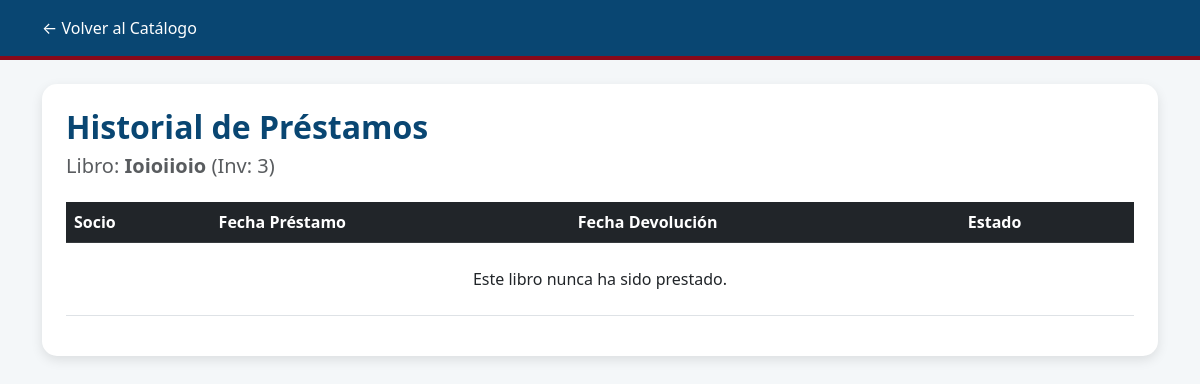
/historial_libro/3 (signed in), run on an earlier commit of the app's database.
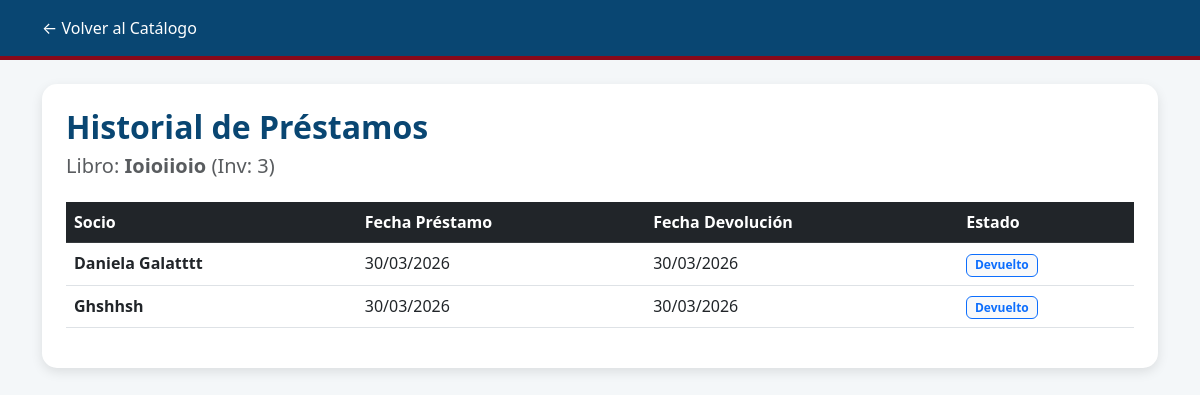
And on a later commit of the database.
### tables this page shows
CREATE TABLE Prestamos (
            id_prestamo INTEGER PRIMARY KEY AUTOINCREMENT,
            id_socio INTEGER,
            nro_inventario INTEGER,
            fecha_prestamo DATE,
            fecha_devolucion DATE,
            FOREIGN KEY (id_socio) REFERENCES Socios (id_socio),
            FOREIGN KEY (nro_inventario) REFERENCES Ejemplares (nro_inventario)
        );

CREATE TABLE Socios (
            id_socio INTEGER PRIMARY KEY AUTOINCREMENT,
            nombre_completo TEXT NOT NULL,
            telefono TEXT NOT NULL
        );

### app.py (the view)
@app.route('/historial_libro/<int:nro_inv>')
def historial_libro(nro_inv):
    conexion = sqlite3.connect("biblioteca.db")
    cursor = conexion.cursor()
    cursor.execute('''
        SELECT o.titulo FROM Obras o
        JOIN Ejemplares e ON o.mfn = e.mfn_vinculado
        WHERE e.nro_inventario = ?
    ''', (nro_inv,))
    titulo = cursor.fetchone()[0]
    cursor.execute('''
        SELECT s.nombre_completo, p.fecha_prestamo, p.fecha_devolucion
        FROM Prestamos p
        JOIN Socios s ON p.id_socio = s.id_socio
        WHERE p.nro_inventario = ?
        ORDER BY p.fecha_prestamo DESC
    ''', (nro_inv,))
    historial = cursor.fetchall()
    conexion.close()
    return render_template('historial_libro.html', titulo=titulo, historial=historial, nro_inv=nro_inv)

### templates/historial_libro.html (shortened to what this page needs)
<!DOCTYPE html>
<html lang="es">
<head>
    <link href="https://cdn.jsdelivr.net/npm/bootstrap@5.3.0/dist/css/bootstrap.min.css" rel="stylesheet">
    <link rel="stylesheet" href="https://cdn.jsdelivr.net/npm/bootstrap-icons@1.11.3/font/bootstrap-icons.min.css">
</head>
<body>
    <div class="navbar-custom mb-4">
        <div class="container">
            <a href="/" style="color: white; text-decoration: none;">← Volver al Catálogo</a>
        </div>
    </div>
    <div class="container">
        <div class="card card-custom">
            <div class="card-body p-4">
                <h2 style="color: #094672; font-weight: bold;">Historial de Préstamos</h2>
                <h5 class="text-muted mb-4">Libro: <strong>{{ titulo }}</strong> (Inv: {{ nro_inv }})</h5>
                <table class="table table-hover">
                    <thead class="table-dark" style="background-color: #094672 !important;">
                        <tr>
                            <th>Socio</th>
                            <th>Fecha Préstamo</th>
                            <th>Fecha Devolución</th>
                            <th>Estado</th>
                        </tr>
                    </thead>
                    <tbody>
                        {% for reg in historial %}
                        <tr>
                            <td class="fw-bold">{{ reg[0] }}</td>
                            <td>{{ reg[1] }}</td>
                            <td>{{ reg[2] if reg[2] else '---' }}</td>
                            <td>
                                {% if reg[2] %}
                                    <span class="badge bg-light text-primary border border-primary">Devuelto</span>
                                {% else %}
                                    <span class="badge bg-danger">En poder del socio</span>
                                {% endif %}
                            </td>
                        </tr>
                        {% else %}
                        <tr><td colspan="4" class="text-center py-4">Este libro nunca ha sido prestado.</td></tr>
                        {% endfor %}
                    </tbody>
                </table>
            </div>
        </div>
    </div>
</body>
</html>

What changed in the data, as far as the page shows it:
added Prestamos: nombre_completo "Daniela Galatttt", fecha_prestamo "30/03/2026", fecha_devolucion "30/03/2026", shows "Devuelto"
added Prestamos: nombre_completo "Ghshhsh", fecha_prestamo "30/03/2026", fecha_devolucion "30/03/2026", shows "Devuelto"
Also different on the page:
text no longer shown: "Este libro nunca ha sido prestado."
